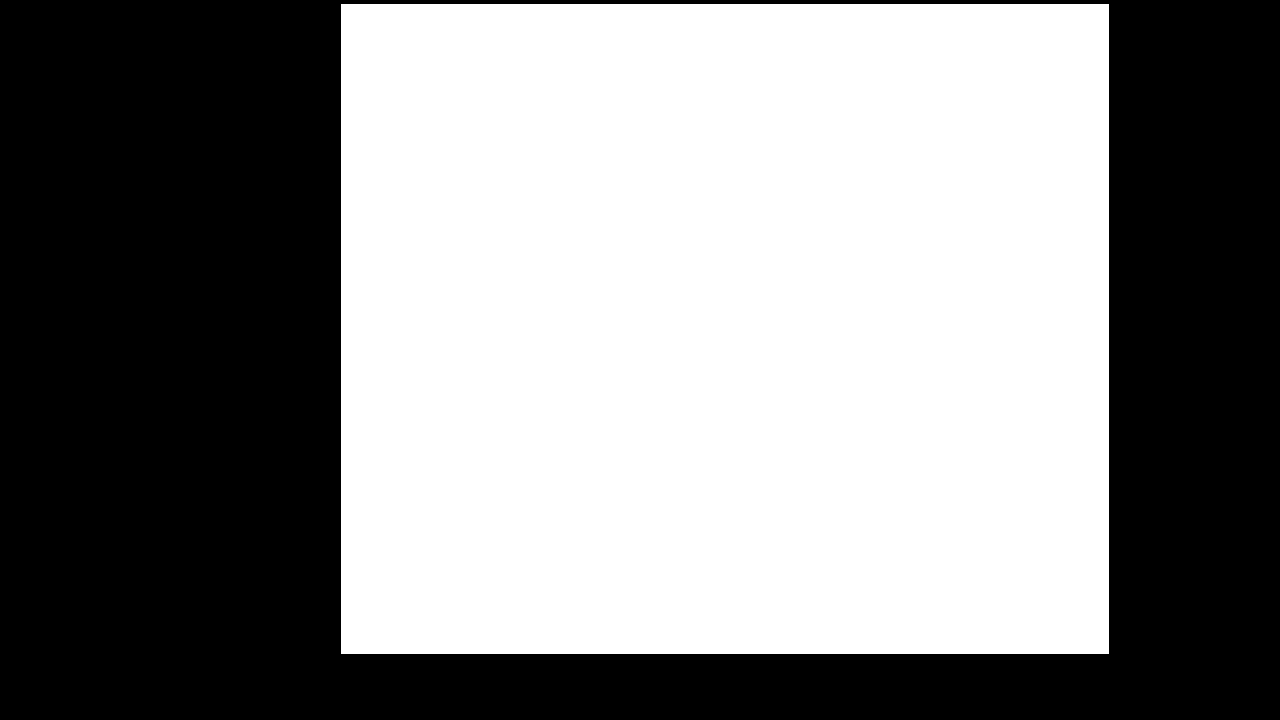

Reproduce this figure in Python.
import cv2
import numpy as np
from PIL import Image

# 全局变量，用于存储框选的坐标和状态
drawing = False  # True 表示正在拖动
ix, iy = -1, -1  # 鼠标按下时的起始坐标
bbox = None      # 最终的边界框坐标

# 鼠标回调函数
def draw_rectangle(event, x, y, flags, param):
    global ix, iy, drawing, bbox

    # 左键按下时，记录起始坐标
    if event == cv2.EVENT_LBUTTONDOWN:
        drawing = True
        ix, iy = x, y
        print(f"鼠标按下: ({x}, {y})")

    # 鼠标移动时，如果正在拖动，则实时绘制矩形
    elif event == cv2.EVENT_MOUSEMOVE:
        if drawing:
            img_temp = param['image'].copy()
            cv2.rectangle(img_temp, (ix, iy), (x, y), (0, 255, 0), 2)
            cv2.imshow('Image', img_temp)

    # 左键释放时，记录结束坐标，并保存边界框
    elif event == cv2.EVENT_LBUTTONUP:
        drawing = False
        print(f"鼠标释放: ({x}, {y})")
        x_min = min(ix, x)
        y_min = min(iy, y)
        x_max = max(ix, x)
        y_max = max(iy, y)
        bbox = (x_min, y_min, x_max, y_max)

        cv2.rectangle(param['image'], (x_min, y_min), (x_max, y_max), (0, 255, 0), 2)
        cv2.imshow('Image', param['image'])
        print(f"边界框坐标: {bbox}")

def create_mask_from_bbox(image_shape, bbox):
    """根据边界框生成黑白掩码 (0/255)"""
    mask = np.zeros(image_shape[:2], dtype=np.uint8)
    if bbox is not None:
        x_min, y_min, x_max, y_max = bbox
        mask[y_min:y_max, x_min:x_max] = 255
    return mask

# --- 主程序 ---
if __name__ == "__main__":
    image_path = '/home/jt001/realsense_images/color.png'
    try:
        img = cv2.imread(image_path)
        if img is None:
            raise FileNotFoundError("文件未找到或无法读取。")

        if img.shape[1] != 1280 or img.shape[0] != 720:
            print(f"警告：图像尺寸不是预期的 1280x720，实际尺寸为 {img.shape[1]}x{img.shape[0]}。")

        cv2.namedWindow('Image')
        cv2.setMouseCallback('Image', draw_rectangle, {'image': img})

        print("请在窗口中按住鼠标左键拖动以选择区域。")
        print("按下 'q' 键退出。")

        while True:
            cv2.imshow('Image', img)
            key = cv2.waitKey(1) & 0xFF
            if key == ord('q'):
                break

        cv2.destroyAllWindows()

        # 生成并保存掩码
        if bbox:
            mask = create_mask_from_bbox(img.shape, bbox)
            output_mask_path = '/home/jt001/tracer_ws/src/camera_ros/camera_control/scripts/mask.png'

            # 转换为 PIL 1-bit 图像并保存
            pil_mask = Image.fromarray(mask).convert("1")
            pil_mask.save(output_mask_path)
            print(f"成功生成 1-bit 掩码，并保存到: {output_mask_path}")
            print("PIL 模式:", pil_mask.mode)

        else:
            print("未检测到有效边界框，未生成掩码。")

    except FileNotFoundError as e:
        print(f"错误: {e}")
        print("请确保 'input.png' 文件存在于与脚本相同的目录下。")
